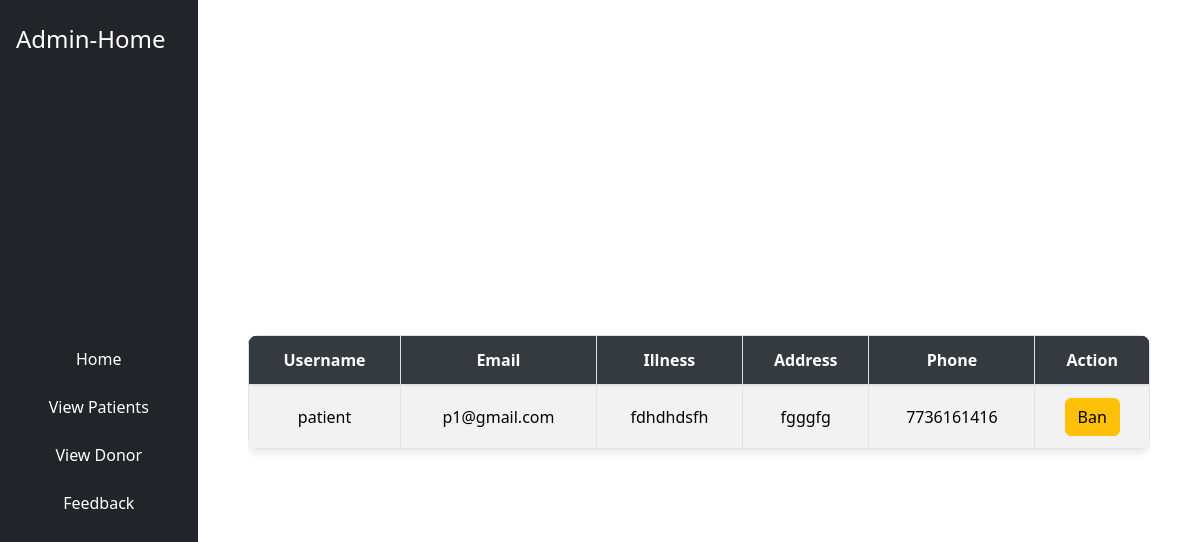
/view-patient, run on an earlier commit of the app's database.
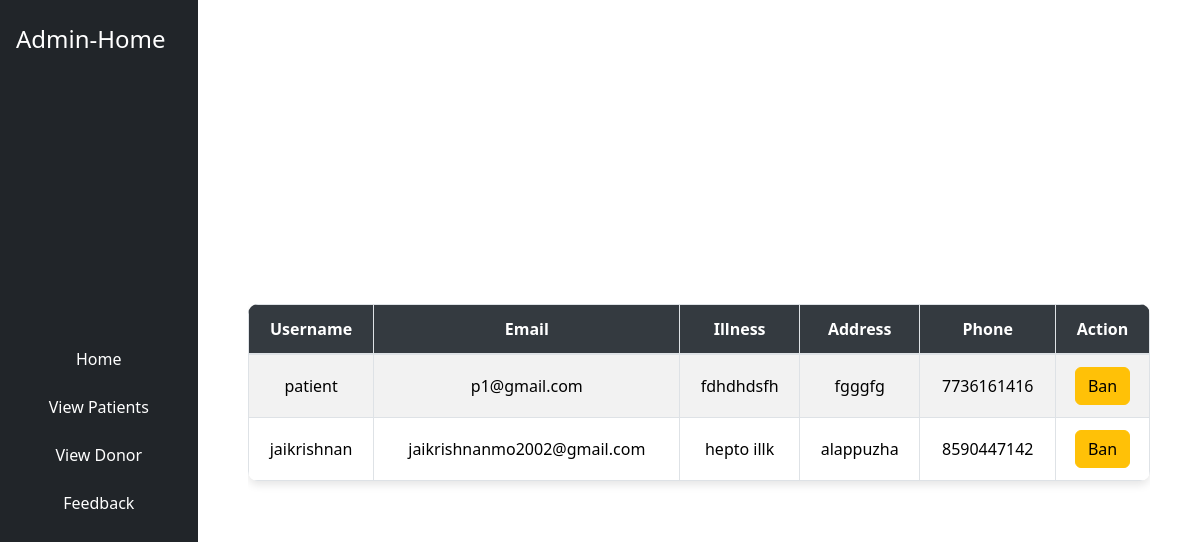
And on a later commit of the database.
### base/models.py (models this page shows, shortened)
class PatientModel(models.Model):
    email=models.EmailField(max_length=200,primary_key=True)
    username=models.CharField(max_length=200)
    address=models.TextField(max_length=300, blank=True ,null=True) #optional
    phone_number=models.CharField(max_length=15)
    illness=models.TextField(max_length=400)
    password=models.CharField(max_length=128)
    status=models.BooleanField(default=1)

### base/views.py (the view)
# urls.py: path('view-patient',views.view_patient,name='view_patient'),
def view_patient(request):
    patient = PatientModel.objects.all()
    return render(request, "base/ViewPatient.html", {'patient': patient})

### base/Templates/base/ViewPatient.html (shortened to what this page needs)
{% load static %}
<!DOCTYPE html>
<html lang="en">
<head>
    <link href="https://cdn.jsdelivr.net/npm/bootstrap@5.3.3/dist/css/bootstrap.min.css" rel="stylesheet">
    <link rel='stylesheet' href="{% static 'css/viewpatient.css' %}">
</head>
<body>
    <div class="d-flex flex-column flex-lg-row vh-100">
        <nav class="navbar navbar-expand-lg navbar-dark bg-dark flex-lg-column side-navbar p-3">
            <a class="navbar-brand navbar-brand-custom mb-4" href="#">Admin-Home</a>
            <div class="collapse navbar-collapse" id="navbarNav">
                <ul class="navbar-nav flex-column text-center">
                    <li class="nav-item">
                        <a class="nav-link active" aria-current="page" href="{% url 'admin_home' %}">Home</a>
                    </li>
                    <li class="nav-item">
                        <a class="nav-link" href="{% url 'view_patient' %}">View Patients</a>
                    </li>
                    <li class="nav-item">
                        <a class="nav-link" href="{% url 'view_donor' %}">View Donor</a>
                    </li>
                    <li class="nav-item">
                        <a class="nav-link" href="{% url 'view_feedback' %}">Feedback</a>
                    </li>
                </ul>
            </div>
        </nav>
        <div class="d-flex flex-grow-1 align-items-center justify-content-center">
            <div class="table-responsive">
                <table class="table table-bordered table-hover table-striped table-center">
                    <thead class="thead-dark">
                        <tr>
                            <th>Username</th>
                            <th>Email</th>
                            <th>Illness</th>
                            <th>Address</th>
                            <th>Phone</th>
                            <th>Action</th>
                        </tr>
                    </thead>
                    <tbody>
                        {% for p in patient %}
                        <tr>
                            <td>{{ p.username }}</td>
                            <td>{{ p.email }}</td>
                            <td>{{ p.illness }}</td>
                            <td>{{ p.address }}</td>
                            <td>{{ p.phone_number }}</td>
                            <td>
                                {% if p.status == 0 %}
                                    <a href="{% url 'unban_patient' p.email %}" class="btn btn-danger"> UnBan </a>
                                {% else %}
                                    <a href="{% url 'ban_patient' p.email %}" class="btn btn-warning">Ban</a>
                                {% endif %}
                            </td>
                        </tr>
                        {% endfor %}
                    </tbody>
                </table>
            </div>
        </div>
    </div>
</body>
</html>

What changed in the data, as far as the page shows it:
added PatientModel: username "jaikrishnan", email "jaikrishnanmo2002@gmail.com", illness "hepto illk", address "alappuzha", phone_number "8590447142", status "Ban"
